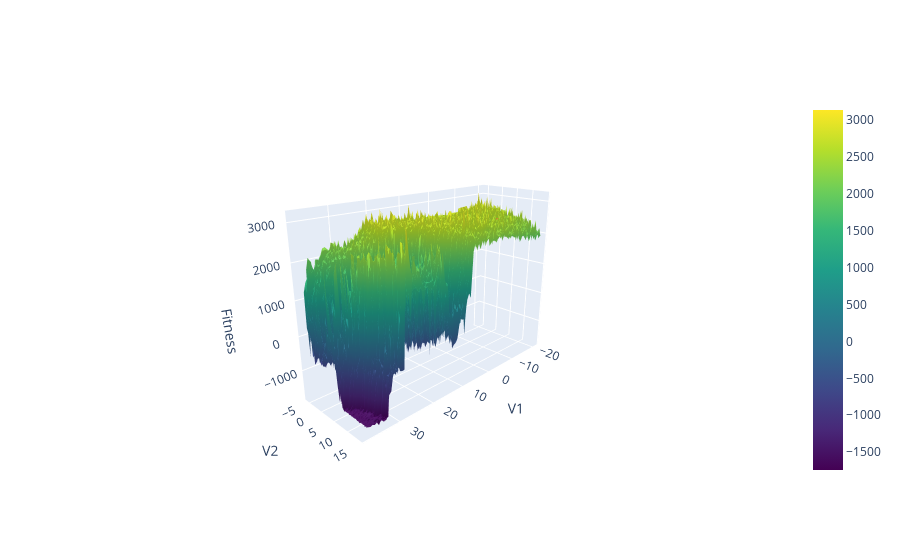

Notebook source saved alongside this figure:
### Code cell
pca.plot_3d()

### Figure 1 — Plotly figure (JSON) as saved in the notebook; plotly's stock layout.template omitted (floating-point values rounded to 4 significant figures; data arrays with more than 128 entries replaced by an {"elided": "..."} marker saying what was removed)
{"data": [{"colorscale": [[0, "#440154"], [0.1111, "#482878"], [0.2222, "#3e4989"], [0.3333, "#31688e"], [0.4444, "#26828e"], [0.5556, "#1f9e89"], [0.6667, "#35b779"], [0.7778, "#6ece58"], [0.8889, "#b5de2b"], [1, "#fde725"]], "type": "surface", "x": {"elided": "100x100 float values"}, "y": {"elided": "100x100 float values"}, "z": {"elided": "100x100 float values"}}, {"mode": "lines", "name": "Actor", "type": "scatter3d", "x": [25.35, 9.265, 4.402, 0.3345, -0.03042, -0.08768, -0.08412, -0.07838, -0.5317, -4.435, -9.034, -11.43, -13.63], "y": [9.665, -1.09, -3.171, -3.872, -4.016, -4.125, -4.132, -4.139, -3.943, -0.04242, 4.06, 7.038, 7.768], "z": [-347.1, 2569.0, 2145.0, 2570.0, 2517.0, 2573.0, 2572.0, 2572.0, 2423.0, 2336.0, 2261.0, 2514.0, 2136.0]}], "layout": {"scene": {"aspectratio": {"x": 1, "y": 0.3541, "z": 0.7}, "camera": {"eye": {"x": 1.2, "y": 1.2, "z": 0.6}}, "xaxis": {"title": {"text": "V1"}}, "yaxis": {"title": {"text": "V2"}}, "zaxis": {"title": {"text": "Fitness"}}}}}
